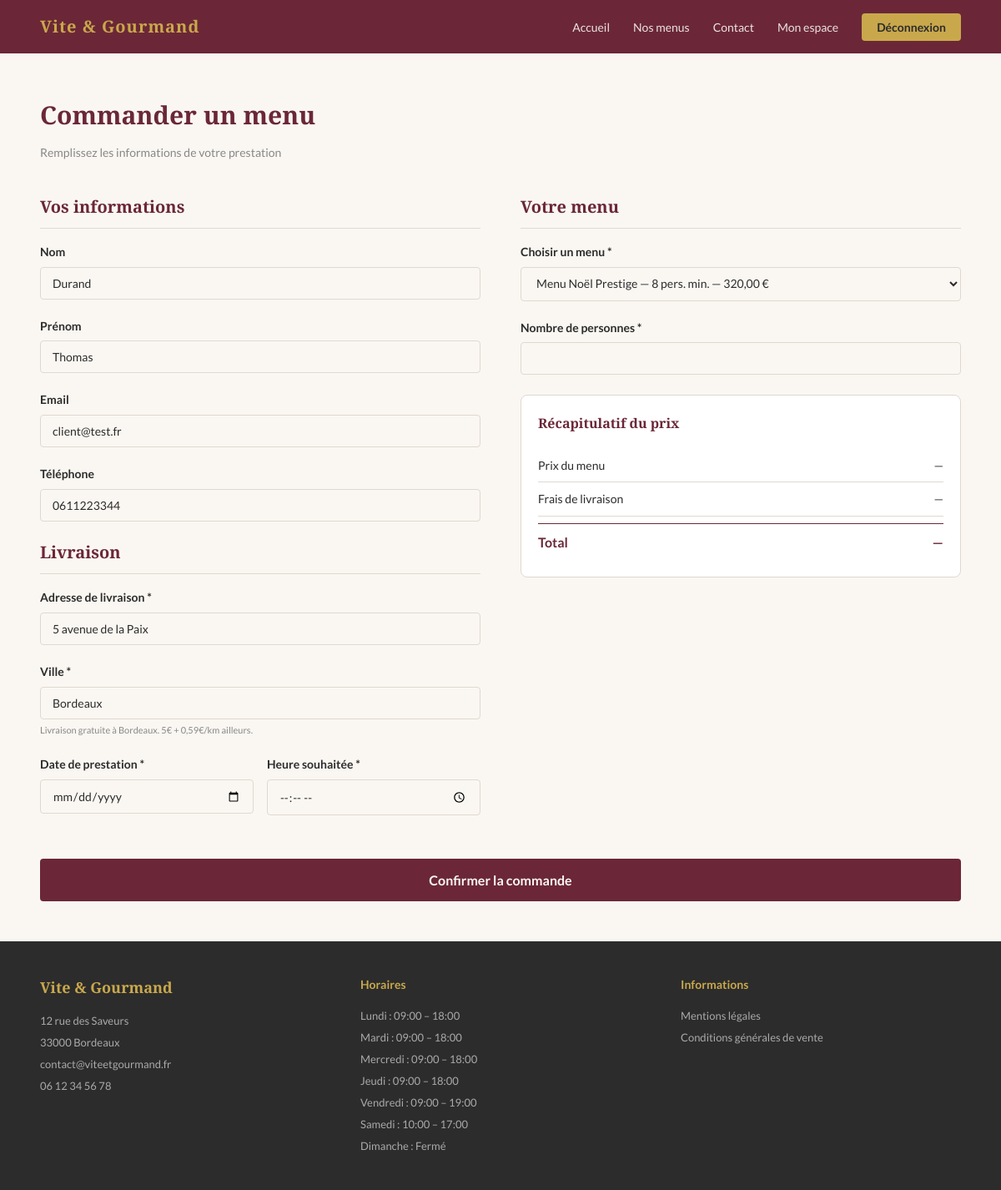
The page /public?page=commande&menu_id=1 (signed in) on the database its author committed.
### tables this page shows
CREATE TABLE utilisateur (
    utilisateur_id INT AUTO_INCREMENT PRIMARY KEY,
    email VARCHAR(100) NOT NULL UNIQUE,
    password VARCHAR(255) NOT NULL,
    nom VARCHAR(50) NOT NULL,
    prenom VARCHAR(50) NOT NULL,
    gsm VARCHAR(20),
    adresse VARCHAR(255),
    ville VARCHAR(100),
    actif BOOLEAN DEFAULT TRUE,
    role_id INT NOT NULL,
    FOREIGN KEY (role_id) REFERENCES role(role_id)
);

CREATE TABLE horaire (
    horaire_id INT AUTO_INCREMENT PRIMARY KEY,
    jour ENUM('lundi','mardi','mercredi','jeudi','vendredi','samedi','dimanche') NOT NULL,
    heure_ouverture VARCHAR(5),
    heure_fermeture VARCHAR(5)
);

### src/controllers/CommandeController.php (called while the page is built, shortened)
<?php
$pdo = getDB();
$success = false;
$menu_id = isset($_GET['menu_id']) ? (int)$_GET['menu_id'] : 0;
$menu = null;
if ($menu_id) {
    $stmt = $pdo->prepare("
        SELECT m.*, t.libelle AS theme, r.libelle AS regime
        FROM menu m
        LEFT JOIN theme t ON m.theme_id = t.theme_id
        LEFT JOIN regime r ON m.regime_id = r.regime_id
        WHERE m.menu_id = :id AND m.actif = 1 AND m.stock > 0
    ");
    $stmt->execute(['id' => $menu_id]);
    $menu = $stmt->fetch();
}
$menus = $pdo->query("SELECT menu_id, titre, nb_pers_min, prix_base FROM menu WHERE actif = 1 AND stock > 0")->fetchAll();
$user_id = $_SESSION['user']['id'];
$stmt = $pdo->prepare("SELECT * FROM utilisateur WHERE utilisateur_id = :id");
$stmt->execute(['id' => $user_id]);
$user = $stmt->fetch();
require_once __DIR__ . '/../views/layout/header.php';
require_once __DIR__ . '/../views/commande.php';
require_once __DIR__ . '/../views/layout/footer.php';

### src/views/commande.php (the view, shortened to what this page needs)
<section class="commande-section">
    <?php if ($success): ?>
    <div class="commande-success">
        <div class="success-icon">✓</div>
        <h1>Commande confirmée !</h1>
        <p>Votre commande <strong><?= htmlspecialchars($numero_commande) ?></strong> a bien été enregistrée.</p>
        <p>Vous recevrez une confirmation par email.</p>
        <a href="<?= APP_URL ?>?page=espace-user" class="btn-primary">Voir mes commandes</a>
    </div>
    <?php else: ?>
    <h1>Commander un menu</h1>
    <p class="section-sub">Remplissez les informations de votre prestation</p>
    <form method="POST" action="" id="form-commande">
        <div class="commande-grid">
            <div class="commande-col">
                <h2>Vos informations</h2>
                <div class="form-group">
                    <label>Nom</label>
                    <input type="text" value="<?= htmlspecialchars($user['nom']) ?>" disabled>
                </div>
                <div class="form-group">
                    <label>Prénom</label>
                    <input type="text" value="<?= htmlspecialchars($user['prenom']) ?>" disabled>
                </div>
                <div class="form-group">
                    <label>Email</label>
                    <input type="email" value="<?= htmlspecialchars($user['email']) ?>" disabled>
                </div>
                <div class="form-group">
                    <label>Téléphone</label>
                    <input type="text" value="<?= htmlspecialchars($user['gsm']) ?>" disabled>
                </div>
                <h2>Livraison</h2>
                <div class="form-group">
                    <label>Adresse de livraison *</label>
                    <input type="text" name="adresse_livraison" value="<?= htmlspecialchars($_POST['adresse_livraison'] ?? $user['adresse']) ?>" required>
                </div>
                <div class="form-group">
                    <label>Ville *</label>
                    <input type="text" name="ville_livraison" id="ville_livraison" value="<?= htmlspecialchars($_POST['ville_livraison'] ?? $user['ville']) ?>" required>
                    <small>Livraison gratuite à Bordeaux. 5€ + 0,59€/km ailleurs.</small>
                </div>
                <div class="form-row">
                    <div class="form-group">
                        <label>Date de prestation *</label>
                        <input type="date" name="date_prestation" value="<?= htmlspecialchars($_POST['date_prestation'] ?? '') ?>" required min="<?= date('Y-m-d', strtotime('+1 day')) ?>">
                    </div>
                    <div class="form-group">
                        <label>Heure souhaitée *</label>
                        <input type="time" name="heure_livraison" value="<?= htmlspecialchars($_POST['heure_livraison'] ?? '') ?>" required>
                    </div>
                </div>
            </div>
            <div class="commande-col">
                <h2>Votre menu</h2>
                <div class="form-group">
                    <label>Choisir un menu *</label>
                    <select name="menu_id" id="menu_id" required onchange="updatePrix()">
                        <?php foreach ($menus as $m): ?>
                            <option value="<?= $m['menu_id'] ?>"
                                data-prix="<?= $m['prix_base'] ?>"
                                data-min="<?= $m['nb_pers_min'] ?>"
                                <?= ($menu && $menu['menu_id'] == $m['menu_id']) ? 'selected' : '' ?>>
                                <?= htmlspecialchars($m['titre']) ?> — <?= $m['nb_pers_min'] ?> pers. min. — <?= number_format($m['prix_base'], 2, ',', ' ') ?> €
                            </option>
                        <?php endforeach; ?>
                    </select>
                </div>
                <div class="form-group">
                    <label>Nombre de personnes *</label>
                    <input type="number" name="nb_personnes" id="nb_personnes" value="<?= htmlspecialchars($_POST['nb_personnes'] ?? '') ?>" required min="1" onchange="updatePrix()">
                </div>
                <div class="commande-recap" id="recap">
                    <h3>Récapitulatif du prix</h3>
                    <div class="recap-ligne">
                        <span>Prix du menu</span>
                        <span id="recap-menu">—</span>
                    </div>
                    <div class="recap-ligne">
                        <span>Frais de livraison</span>
                        <span id="recap-livraison">—</span>
                    </div>
                    <div class="recap-ligne recap-total">
                        <span>Total</span>
                        <span id="recap-total">—</span>
                    </div>
                </div>
            </div>
        </div>
        <div class="commande-submit">
            <button type="submit" class="btn-primary btn-commander">Confirmer la commande</button>
        </div>
    </form>
    <?php endif; ?>
</section>

### src/views/layout/footer.php (shortened to what this page needs)
</main>
<footer class="footer">
    <div class="footer-col">
        <div class="footer-logo">Vite &amp; Gourmand</div>
        <p>12 rue des Saveurs<br>33000 Bordeaux<br>contact@viteetgourmand.fr<br>06 12 34 56 78</p>
    </div>
    <div class="footer-col">
        <div class="footer-titre">Horaires</div>
        <?php
        $pdo = getDB();
        $horaires = $pdo->query("SELECT * FROM horaire ORDER BY horaire_id")->fetchAll();
        foreach ($horaires as $h):
        ?>
            <p>
                <?= ucfirst($h['jour']) ?> :
                <?= $h['heure_ouverture'] ? $h['heure_ouverture'] . ' – ' . $h['heure_fermeture'] : 'Fermé' ?>
            </p>
        <?php endforeach; ?>
    </div>
    <div class="footer-col">
        <div class="footer-titre">Informations</div>
        <ul>
            <li><a href="<?= APP_URL ?>?page=mentions">Mentions légales</a></li>
            <li><a href="<?= APP_URL ?>?page=cgv">Conditions générales de vente</a></li>
        </ul>
    </div>
</footer>
</body>
</html>

### public/assets/css/style.css (style rules this page uses)
:root { --bordeaux: #6B2737; --or: #C9A84C; --fond: #FAF7F2; --texte: #2C2C2C; --gris: #888888; --blanc: #ffffff; --bordure: #e0d8d0; }
* { margin: 0; padding: 0; box-sizing: border-box; }
body { font-family: 'Lato', sans-serif; background: var(--fond); color: var(--texte); font-size: 16px; line-height: 1.7; }
h1, h2, h3, h4 { font-family: 'Playfair Display', serif; color: var(--bordeaux); }
a { color: var(--bordeaux); text-decoration: none; }
.btn-primary { background: var(--bordeaux); color: var(--fond); padding: 12px 28px; border-radius: 4px; border: none; font-size: 14px; font-family: 'Lato', sans-serif; font-weight: 700; cursor: pointer; display: inline-block; transition: background 0.2s; }
.form-group { margin-bottom: 20px; }
.form-group label { display: block; font-size: 14px; font-weight: 700; color: var(--texte); margin-bottom: 6px; }
.form-group input, .form-group select, .form-group textarea { width: 100%; padding: 10px 14px; border: 0.5px solid var(--bordure); border-radius: 4px; font-size: 14px; font-family: 'Lato', sans-serif; background: var(--fond); color: var(--texte); transition: border-color 0.2s; }
.footer { background: var(--texte); padding: 40px 48px; display: flex; gap: 48px; justify-content: space-between; flex-wrap: wrap; }
.footer-logo { color: var(--or); font-family: 'Playfair Display', serif; font-size: 18px; font-weight: 700; margin-bottom: 12px; }
.footer-titre { color: var(--or); font-size: 14px; font-weight: 700; margin-bottom: 12px; }
.footer-col { flex: 1; min-width: 180px; }
.footer-col p, .footer-col ul { color: #aaaaaa; font-size: 13px; line-height: 2; }
.footer-col ul { list-style: none; }
.footer-col ul a { color: #aaaaaa; font-size: 13px; }
.section-sub { color: var(--gris); font-size: 14px; margin-bottom: 36px; }
.btn-commander { width: 100%; text-align: center; padding: 14px; font-size: 15px; }
.form-row { display: flex; gap: 16px; }
.form-row .form-group { flex: 1; }
.form-group small { display: block; font-size: 11px; color: var(--gris); margin-top: 4px; }
.commande-section { padding: 48px; max-width: 1200px; margin: 0 auto; }
.commande-section h1 { font-size: 30px; margin-bottom: 8px; }
.commande-grid { display: flex; gap: 48px; margin-top: 32px; }
.commande-col { flex: 1; }
.commande-col h2 { font-size: 20px; margin-bottom: 16px; padding-bottom: 8px; border-bottom: 0.5px solid var(--bordure); }
.commande-recap { background: var(--blanc); border: 0.5px solid var(--bordure); border-radius: 8px; padding: 20px; margin-top: 24px; }
.commande-recap h3 { font-size: 16px; margin-bottom: 16px; color: var(--bordeaux); }
.recap-ligne { display: flex; justify-content: space-between; align-items: center; padding: 8px 0; border-bottom: 0.5px solid var(--bordure); font-size: 14px; }
.recap-ligne:last-child { border-bottom: none; }
.recap-total { font-weight: 700; font-size: 16px; color: var(--bordeaux); margin-top: 8px; padding-top: 8px; border-top: 1px solid var(--bordeaux); border-bottom: none; }
.commande-submit { margin-top: 32px; text-align: center; }
.btn-commander { padding: 16px 48px; font-size: 16px; }

### rows shown on the page
utilisateur: nom "Durand", prenom "Thomas", email "client@test.fr", gsm "0611223344", adresse_livraison "5 avenue de la Paix", ville_livraison "Bordeaux"
horaire: jour "Lundi", heure_ouverture "09:00", heure_fermeture "18:00"
horaire: jour "Mardi", heure_ouverture "09:00", heure_fermeture "18:00"
horaire: jour "Mercredi", heure_ouverture "09:00", heure_fermeture "18:00"
horaire: jour "Jeudi", heure_ouverture "09:00", heure_fermeture "18:00"
horaire: jour "Vendredi", heure_ouverture "09:00", heure_fermeture "19:00"
horaire: jour "Samedi", heure_ouverture "10:00", heure_fermeture "17:00"
horaire: jour "Dimanche", shows "Fermé"

### other values the page prints
form field menu_id "Menu Noël Prestige — 8 pers. min. — 320,00 €"
